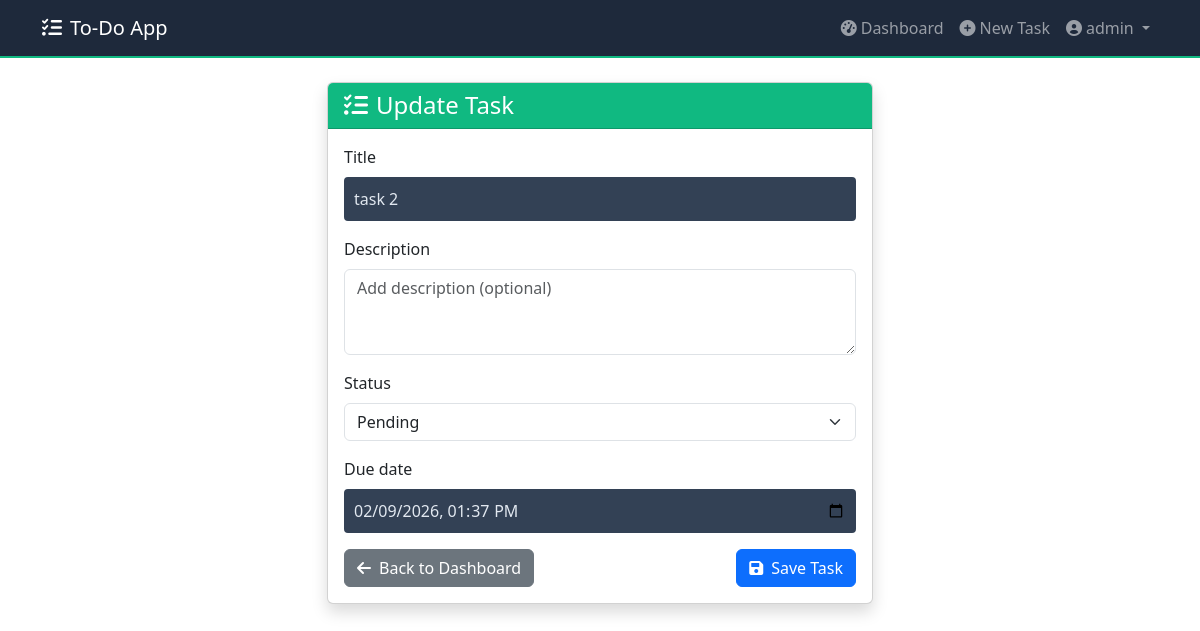
The page /tasks/3/update/ (signed in) on the database its author committed.
### todo_app/models.py (models this page shows, shortened)
class Task(models.Model):
    STATUS_CHOICES = [
        ('pending', 'Pending'),
        ('in_progress', 'In Progress'),
        ('completed', 'Completed'),
    ]
    user = models.ForeignKey(User, on_delete=models.CASCADE)
    title = models.CharField(max_length=200)
    description = models.TextField(blank=True, null=True)
    status = models.CharField(max_length=20, choices=STATUS_CHOICES, default='pending')
    due_date = models.DateTimeField(null=True, blank=True)
    created_at = models.DateTimeField(auto_now_add=True)
    updated_at = models.DateTimeField(auto_now=True)

### todo_app/views.py (the view)
# urls.py: path('tasks/<int:task_id>/update/', views.update_task_view, name='update_task'),
@login_required
def update_task_view(request, task_id):
    task = get_object_or_404(Task, id=task_id, user=request.user)
    if request.method == 'POST':
        form = TaskForm(request.POST, instance=task)
        if form.is_valid():
            form.save()
            messages.success(request, 'Task updated successfully!')
            return redirect('dashboard')
    else:
        form = TaskForm(instance=task)
    return render(request, 'todo_app/task_form.html', {'form': form, 'title': 'Update Task'})

### todo_app/forms.py
class TaskForm(forms.ModelForm):
    class Meta:
        model = Task
        fields = ['title', 'description', 'status', 'due_date']
        widgets = {
            'title': forms.TextInput(attrs={
                'class': 'form-control',
                'placeholder': 'Enter task title'
            }),
            'description': forms.Textarea(attrs={
                'class': 'form-control',
                'rows': 3,
                'placeholder': 'Add description (optional)'
            }),
            'status': forms.Select(attrs={'class': 'form-select'}),
            'due_date': forms.DateTimeInput(attrs={
                'type': 'datetime-local',
                'class': 'form-control'
            }),
        }
    def __init__(self, *args, **kwargs):
        super().__init__(*args, **kwargs)
        self.fields['due_date'].required = False

### templates/todo_app/task_form.html (shortened to what this page needs)
{% extends 'todo_app/base.html' %}
{% block content %}
<div class="row justify-content-center">
    <div class="col-md-8 col-lg-6">
        <div class="card shadow">
            <div class="card-header bg-primary text-white">
                <h4 class="mb-0"><i class="fas fa-tasks me-2"></i>{{ title }}</h4>
            </div>
            <div class="card-body">
                <form method="POST">
                    {% for field in form %}
                        <div class="mb-3">
                            <label for="{{ field.id_for_label }}" class="form-label">
                                {{ field.label }}
                            </label>
                            {{ field }}
                        </div>
                    {% endfor %}
                    <div class="d-flex justify-content-between">
                        <a href="{% url 'dashboard' %}" class="btn btn-secondary">
                            <i class="fas fa-arrow-left me-2"></i>Back to Dashboard
                        </a>
                        <button type="submit" class="btn btn-primary">
                            <i class="fas fa-save me-2"></i>Save Task
                        </button>
                    </div>
                </form>
            </div>
        </div>
    </div>
</div>
{% endblock %}

### templates/todo_app/base.html (shortened to what this page needs)
<!DOCTYPE html>
<html lang="en">
<head>
    <link href="https://cdn.jsdelivr.net/npm/bootstrap@5.3.0-alpha1/dist/css/bootstrap.min.css" rel="stylesheet">
    <link rel="stylesheet" href="https://cdnjs.cloudflare.com/ajax/libs/font-awesome/6.0.0/css/all.min.css">
    <link rel="stylesheet" href="https://cdnjs.cloudflare.com/ajax/libs/font-awesome/6.0.0/css/all.min.css">
</head>
<body>
    <nav class="navbar navbar-expand-lg navbar-dark" style="background: #1e293b !important; border-bottom: 2px solid #10b981;">
        <div class="container">
            <a class="navbar-brand" href="{% if user.is_authenticated %}{% url 'dashboard' %}{% else %}{% url 'home' %}{% endif %}">
                <i class="fas fa-tasks me-2"></i>To-Do App
            </a>
<div class="collapse navbar-collapse" id="navbarNav">
    <ul class="navbar-nav ms-auto">
        {% if user.is_authenticated %}
            <li class="nav-item">
                <a class="nav-link" href="{% url 'dashboard' %}">
                    <i class="fas fa-tachometer-alt me-1"></i>Dashboard
                </a>
            </li>
            <li class="nav-item">
                <a class="nav-link" href="{% url 'create_task' %}">
                    <i class="fas fa-plus-circle me-1"></i>New Task
                </a>
            </li>
            <li class="nav-item dropdown">
                <a class="nav-link dropdown-toggle" href="#" id="userDropdown" role="button"
                   data-bs-toggle="dropdown" aria-expanded="false">
                    <i class="fas fa-user-circle me-1"></i>{{ user.username }}
                </a>
            </li>
        {% endif %}
    </ul>
</div>
        </div>
    </nav>
    <div class="container mt-4">
        {% block content %}{% endblock %}
    </div>
</body>
</html>

### templates/todo_app/task_form.html (style rules this page uses)
textarea, input[type="text"], input[type="datetime-local"], select { width: 100%; padding: 8px; border: 2px solid #334155; border-radius: 4px; background: #334155; color: #e2e8f0; }
textarea { resize: vertical; }
.card-header.bg-primary { background: #10b981 !important; }

### rows shown on the page
Task: form "task 2" "Pending" "02/09/2026 13:37"

### other values the page prints
{{ user.username }} "admin"
{{ title }} "Update Task"
{{ field.label }} "Title" "Description" "Status" "Due date"
